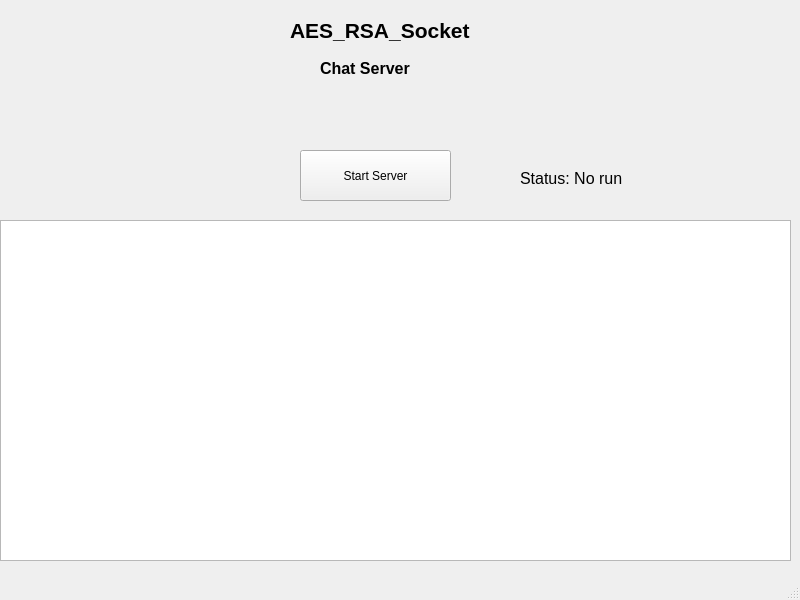
<?xml version="1.0" encoding="UTF-8"?>
<ui version="4.0">
 <class>MainWindow</class>
 <widget class="QMainWindow" name="MainWindow">
  <property name="geometry">
   <rect>
    <x>0</x>
    <y>0</y>
    <width>800</width>
    <height>600</height>
   </rect>
  </property>
  <property name="windowTitle">
   <string>MainWindow</string>
  </property>
  <widget class="QWidget" name="centralwidget">
   <widget class="QLabel" name="label">
    <property name="geometry">
     <rect>
      <x>290</x>
      <y>10</y>
      <width>261</width>
      <height>41</height>
     </rect>
    </property>
    <property name="font">
     <font>
      <pointsize>16</pointsize>
      <weight>75</weight>
      <bold>true</bold>
     </font>
    </property>
    <property name="contextMenuPolicy">
     <enum>Qt::CustomContextMenu</enum>
    </property>
    <property name="layoutDirection">
     <enum>Qt::LeftToRight</enum>
    </property>
    <property name="text">
     <string>AES_RSA_Socket</string>
    </property>
   </widget>
   <widget class="QLabel" name="label_2">
    <property name="geometry">
     <rect>
      <x>320</x>
      <y>60</y>
      <width>111</width>
      <height>16</height>
     </rect>
    </property>
    <property name="font">
     <font>
      <pointsize>12</pointsize>
      <weight>75</weight>
      <bold>true</bold>
     </font>
    </property>
    <property name="text">
     <string>Chat Server</string>
    </property>
   </widget>
   <widget class="QLabel" name="lblStatus">
    <property name="geometry">
     <rect>
      <x>520</x>
      <y>170</y>
      <width>161</width>
      <height>16</height>
     </rect>
    </property>
    <property name="font">
     <font>
      <pointsize>12</pointsize>
     </font>
    </property>
    <property name="text">
     <string>Status: No run</string>
    </property>
   </widget>
   <widget class="QPushButton" name="btnStart">
    <property name="geometry">
     <rect>
      <x>300</x>
      <y>150</y>
      <width>151</width>
      <height>51</height>
     </rect>
    </property>
    <property name="text">
     <string>Start Server</string>
    </property>
   </widget>
   <widget class="QTextEdit" name="txtLog">
    <property name="geometry">
     <rect>
      <x>0</x>
      <y>220</y>
      <width>791</width>
      <height>341</height>
     </rect>
    </property>
   </widget>
  </widget>
  <widget class="QMenuBar" name="menubar">
   <property name="geometry">
    <rect>
     <x>0</x>
     <y>0</y>
     <width>800</width>
     <height>21</height>
    </rect>
   </property>
  </widget>
  <widget class="QStatusBar" name="statusbar"/>
 </widget>
 <resources/>
 <connections/>
</ui>
